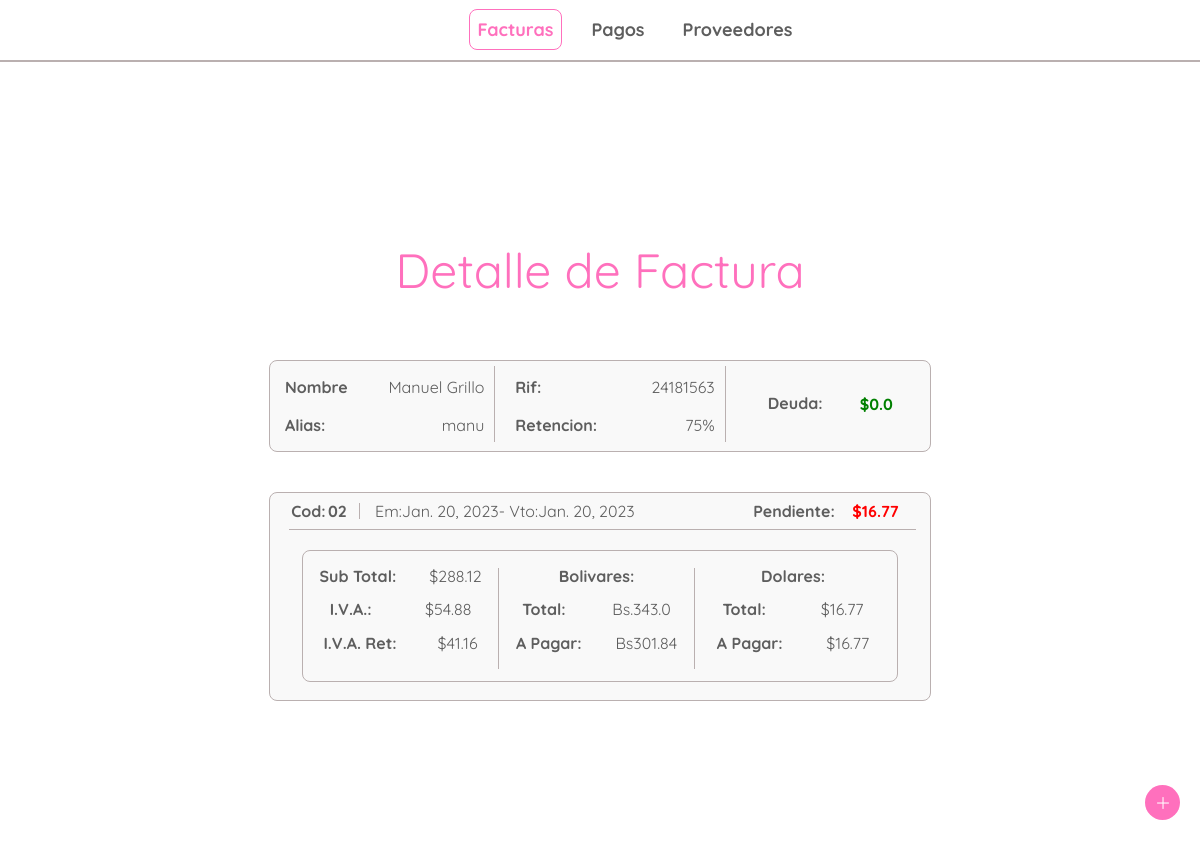
Page /bills/4/detail on the earlier database version.
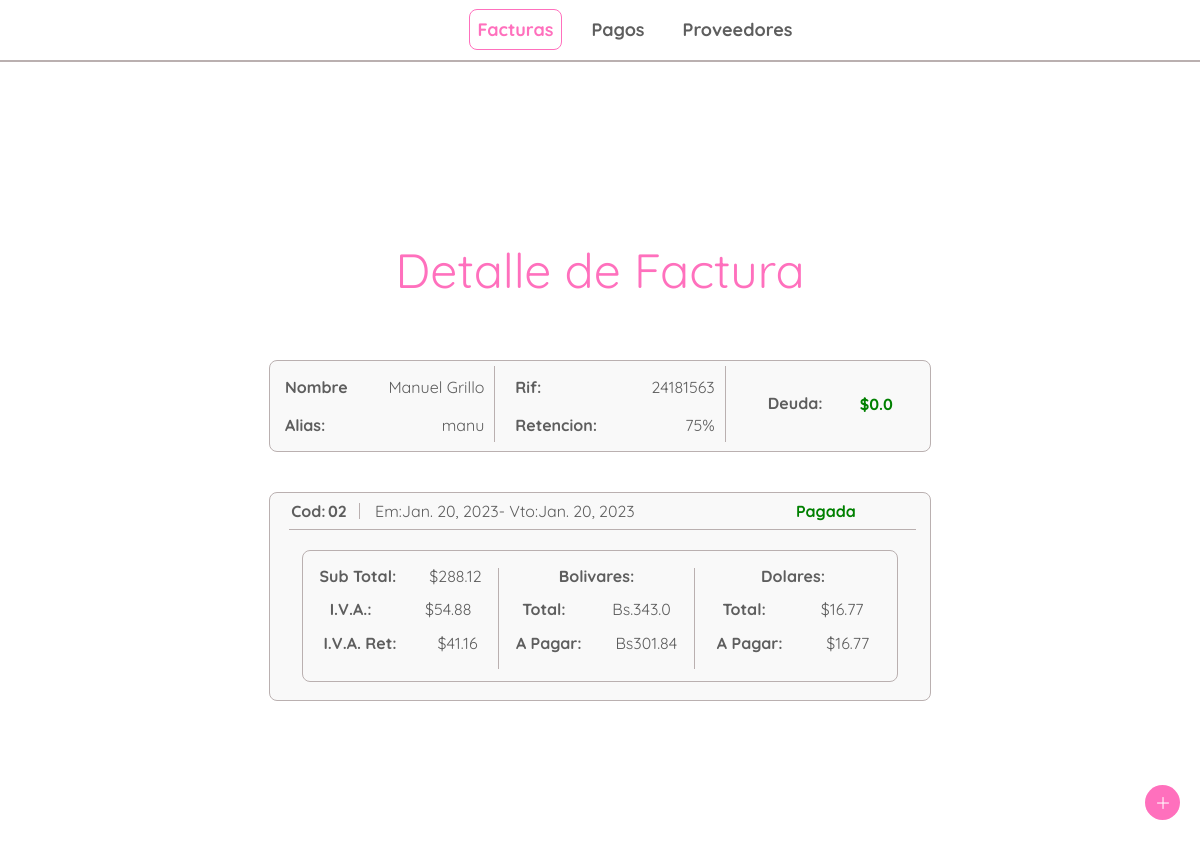
Same page on the later database version.
### bills/models.py (models this page shows)
class Bill(models.Model):
    id = HashidAutoField(primary_key=True)
    bill_number = models.CharField(max_length=20,null=False)
    emission_date = models.DateField(default= django.utils.timezone.now)
    due_date = models.DateField(default= django.utils.timezone.now)
    provider = models.ForeignKey(Provider, on_delete=models.CASCADE, null=False)
    total_amount_bs = models.FloatField(default=0)
    sub_total_bs = models.FloatField(default=0)
    tax_bs = models.FloatField(default=0)
    retained_tax_bs = models.FloatField(default=0)
    amount_to_pay_bs = models.FloatField(default=0)
    exchange_rate = models.FloatField(default=0)
    total_amount_dollar = models.FloatField(default=0)
    amount_to_pay_dollar = models.FloatField(default=0)
    paid = models.BooleanField(default='False')
    note = models.CharField(max_length=200, default='')
    rest_to_pay_dollar = models.FloatField(default=0)

### providers/models.py (models this page shows)
class Provider(models.Model):
    id = HashidAutoField(primary_key=True)
    rif = models.CharField(max_length=15)
    name = models.CharField(max_length=70)
    nickname = models.CharField(max_length= 70)
    TAXES = [
        ('0','0% tax retained'),
        ('75','75% tax retained'),
        ('100','100% tax retained'),
    ]
    taxtype = models.CharField(max_length=3, choices=TAXES)
    dollar_debt = models.FloatField(default=0)

### bills/views.py (the view)
# urls.py: path('<str:bill_id>/detail', views.bill_detail, name='bill_detail'),
def bill_detail(request, bill_id):
    request = reset_messages(request)
    try:
        bill = Bill.objects.get(pk=bill_id)
    except (KeyError, Bill.DoesNotExist):
        request.session['message'] = 'No se encontro la factura'
        request.session['message_shown'] = False
        return redirect('bills:index')
    else:
        return render(request, 'bills/bill_detail_2.html',{
            'bill': bill,
        })

### bills/views.py (called while the page is built)
def reset_messages(request):
    try :
        aux = request.session['message_shown']
    except KeyError:
        request.session['message_shown'] = False
        request.session['message'] = ''
    else:
        if not request.session['message_shown'] :
            request.session['message_shown'] = True
        else:
            request.session['message'] = ''
        return request

### bills/templates/bills/bill_detail_2.html (shortened to what this page needs)
{% extends 'bills/header.html' %}
{% block content %}
{% load static %}
<body>
<div class="details">
    <div class="details-container">
        <div class="title">
            <p>Detalle de Factura</p>
        </div>
        <div class="general-details">
            <div class="general-details-left">
                <div>
                    <p>Nombre</p>
                    <p>{{bill.provider.name}}</p>
                </div>
                <div>
                    <p>Alias:</p>
                    <p>{{bill.provider.nickname}}</p>
                </div>
            </div>
            <div class="general-details-center">
                <div>
                    <p>Rif:</p>
                    <p>{{bill.provider.rif}}</p>
                </div>
                <div>
                    <p>Retencion:</p>
                    <p>{{bill.provider.taxtype}}%</p>
                </div>
            </div>
            <div class="general-details-right">
                <p class="general-details-right-p">Deuda:</p>
                {% if bill.provider.dollar_debt > 0 %}
                    <p class="debt">${{bill.provider.dollar_debt}}</p>
                {% else %}
                    <p class="paid">${{bill.provider.dollar_debt}}</p>
                {% endif %}
            </div>
        </div>
        <div class="details-content">
            <div class="detail-head">
                <div class="detail-head-left">
                    <p>Cod:</p>
                    <p>{{bill.bill_number}}</p>
                </div>
                <div class="detail-head-center">
                    <p> Em: </p>
                    <p>{{bill.emission_date}}</p>
                    <p>-  Vto:</p>
                    <p>{{bill.due_date}}</p>
                </div>
                <div class="detail-head-right">
                    {% if bill.rest_to_pay_dollar > 0 %}
                        <p>Pendiente:</p>
                        <p class="debt">${{bill.rest_to_pay_dollar}}</p>
                    {% else %}
                        <p class="paid">Pagada</p>
                    {% endif %}
                </div>
            </div>
            <div class="detail-body">
                <div class="detail-body-left">
                    <div>
                        <p>Sub Total:</p>
                        <p>${{bill.sub_total_bs}}</p>
                    </div>
                    <div>
                        <p>I.V.A.:</p>
                        <p>${{bill.tax_bs}}</p>
                    </div>
                    <div>
                        <p>I.V.A. Ret:</p>
                        <p>${{bill.retained_tax_bs}}</p>
                    </div>
                </div>
                <div class="detail-body-center">
                    <div>
                        <p>Bolivares:</p>
                    </div>
                    <div>
                        <p>Total:</p>
                        <p>Bs.{{bill.total_amount_bs}}</p>
                    </div>
                    <div>
                        <p>A Pagar:</p>
                        <p>Bs{{bill.amount_to_pay_bs}}</p>
                    </div>
                </div>
                <div class="detail-body-right">
                    <div>
                        <p>Dolares:</p>
                    </div>
                    <div>
                        <p>Total:</p>
                        <p>${{bill.amount_to_pay_dollar}}</p>
                    </div>
                    <div>
                        <p>A Pagar:</p>
                        <p>${{bill.amount_to_pay_dollar}}</p>
                    </div>
                </div>
            </div>
        </div>
    </div>
    <div class="add">
        <figure class="figure">
            <img src="{% static 'bills/images/plus.png'  %}" alt="new-bill">
        </figure>
    </div>
</div>
</body>
{% endblock %}

Differences in the rows shown:
changed Bill "Manuel Grillo": rest_to_pay_dollar "16.77" → (not shown)
Other differences:
text no longer shown: "Pendiente: $"
text now shown: "Pagada"
